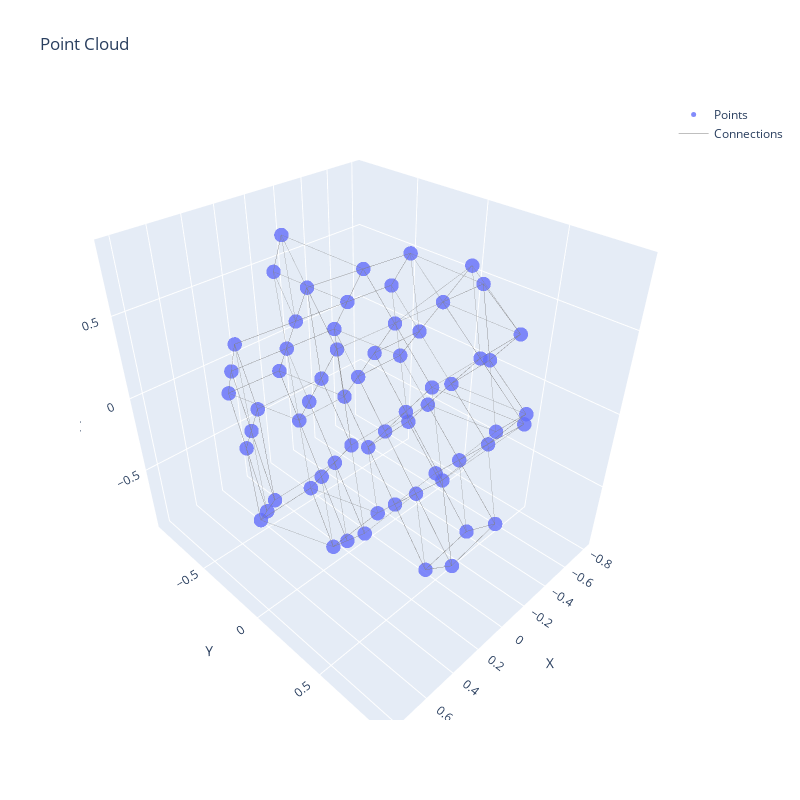

Notebook code for this chart:
### Code cell
points_batch_c1, coords_batch_c1 = random.choice(list(dataloader2))
points_c1 = points_batch_c1[0].numpy()
coords_c1 = np.array(coords_batch_c1)[:, 0]
print(f"Points shape: {points_c1.shape}")
print(f"Center coodinates: {coords_c1}")

fig = plot_point_cloud_3d(points_c1, n_connections=4)
fig.show()
